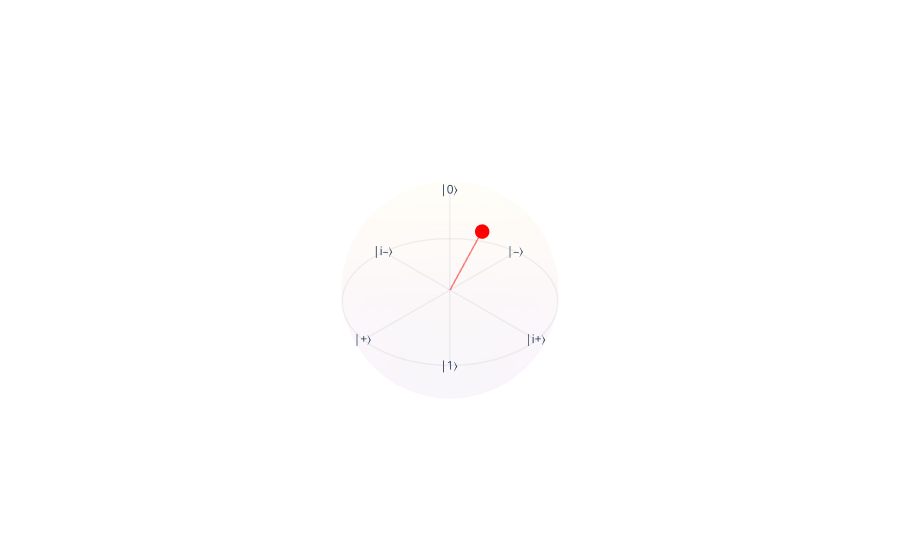

Here is the notebook cell this chart was saved with:
### Markdown cell above
#### Portas Parametrizadas

Além das portas de Pauli e de Hadamard, o Ket oferece também portas de rotação e a porta de fase, que são fundamentais na construção de algoritmos quânticos. As portas de rotação, como {func}`~ket.gates.RX`, {func}`~ket.gates.RY` e {func}`~ket.gates.RZ`, realizam rotações controladas em torno dos eixos X, Y e Z, respectivamente. Essas portas são essenciais para manipular o estado de um qubit de forma controlada e específica. Já a porta de fase, representada por {func}`~ket.gates.PHASE`, aplica uma fase ao estado do qubit. Essas portas também são conhecidas como portas parametrizadas, pois recebem um parâmetro clássico, um número real (float), que controla a operação aplicada pela porta.

A porta {func}`~ket.gates.RZ` e {func}`~ket.gates.PHASE` são equivalentes em termos de fase global, logo não conseguimos diferenciá-las quando olhamos para seu efeito na esfera de Bloch. No entanto, quando usadas em operações controladas, a fase global dessas portas pode gerar diferenças no estado quântico.

A seguir, temos um exemplo que demonstra a aplicação das portas parametrizadas. Recomendamos que você execute este código e experimente alterar a aplicação das portas para entender melhor seu efeito:

### Code cell
# Instanciando um novo do processo quântico
processo = Process()

# Alocação de um qubit
qubits = processo.alloc()

# Aplicação das portas parametrizadas
RX(0.5, qubits)  # Porta de rotação Rx com ângulo de 0.5 radianos
RY(0.2, qubits)  # Porta de rotação Ry com ângulo de 0.2 radianos
RZ(2.3, qubits)  # Porta de rotação Rz com ângulo de 2.3 radianos
PHASE(0.2, qubits)  # Porta de fase com ângulo de 0.2 radianos

bloch_sphere(qubits)  # Mostra o Bloch Sphere

### Figure 1 — Plotly figure (JSON) as saved in the notebook; plotly's stock layout.template omitted (floating-point values rounded to 4 significant figures; data arrays with more than 128 entries replaced by an {"elided": "..."} marker saying what was removed)
{"data": [{"name": "Bloch Sphere", "opacity": 0.02, "showscale": false, "type": "surface", "x": {"elided": "40x20 float values"}, "y": {"elided": "40x20 float values"}, "z": {"elided": "40x20 float values"}}, {"marker": {"color": "red", "size": 5}, "mode": "markers", "name": "qubit", "type": "scatter3d", "x": [0.1472], "y": [0.4884], "z": [0.8601]}, {"line": {"color": "red", "width": 3}, "mode": "lines", "name": "qubit line", "opacity": 0.5, "type": "scatter3d", "x": [0, 0.1472], "y": [0, 0.4884], "z": [0, 0.8601]}, {"line": {"color": "gray", "width": 3}, "mode": "lines", "name": "Equator", "opacity": 0.1, "type": "scatter3d", "x": [1, 0.998, 0.992, 0.9819, 0.9679, 0.9501, 0.9284, 0.9029, 0.8738, 0.8413, 0.8053, 0.766, 0.7237, 0.6785, 0.6306, 0.5801, 0.5272, 0.4723, 0.4154, 0.3569, 0.2969, 0.2358, 0.1736, 0.1108, 0.04758, -0.01587, -0.07925, -0.1423, -0.2048, -0.2665, -0.3271, -0.3863, -0.4441, -0.5, -0.5539, -0.6056, -0.6549, -0.7015, -0.7453, -0.7861, -0.8237, -0.858, -0.8888, -0.9161, -0.9397, -0.9595, -0.9754, -0.9874, -0.9955, -0.9995, -0.9995, -0.9955, -0.9874, -0.9754, -0.9595, -0.9397, -0.9161, -0.8888, -0.858, -0.8237, -0.7861, -0.7453, -0.7015, -0.6549, -0.6056, -0.5539, -0.5, -0.4441, -0.3863, -0.3271, -0.2665, -0.2048, -0.1423, -0.07925, -0.01587, 0.04758, 0.1108, 0.1736, 0.2358, 0.2969, 0.3569, 0.4154, 0.4723, 0.5272, 0.5801, 0.6306, 0.6785, 0.7237, 0.766, 0.8053, 0.8413, 0.8738, 0.9029, 0.9284, 0.9501, 0.9679, 0.9819, 0.992, 0.998, 1], "y": [0, 0.06342, 0.1266, 0.1893, 0.2511, 0.312, 0.3717, 0.4298, 0.4862, 0.5406, 0.5929, 0.6428, 0.6901, 0.7346, 0.7761, 0.8146, 0.8497, 0.8815, 0.9096, 0.9341, 0.9549, 0.9718, 0.9848, 0.9938, 0.9989, 0.9999, 0.9969, 0.9898, 0.9788, 0.9638, 0.945, 0.9224, 0.896, 0.866, 0.8326, 0.7958, 0.7557, 0.7127, 0.6668, 0.6182, 0.5671, 0.5137, 0.4582, 0.4009, 0.342, 0.2817, 0.2203, 0.158, 0.09506, 0.03173, -0.03173, -0.09506, -0.158, -0.2203, -0.2817, -0.342, -0.4009, -0.4582, -0.5137, -0.5671, -0.6182, -0.6668, -0.7127, -0.7557, -0.7958, -0.8326, -0.866, -0.896, -0.9224, -0.945, -0.9638, -0.9788, -0.9898, -0.9969, -0.9999, -0.9989, -0.9938, -0.9848, -0.9718, -0.9549, -0.9341, -0.9096, -0.8815, -0.8497, -0.8146, -0.7761, -0.7346, -0.6901, -0.6428, -0.5929, -0.5406, -0.4862, -0.4298, -0.3717, -0.312, -0.2511, -0.1893, -0.1266, -0.06342, -2.449e-16], "z": [0, 0, 0, 0, 0, 0, 0, 0, 0, 0, 0, 0, 0, 0, 0, 0, 0, 0, 0, 0, 0, 0, 0, 0, 0, 0, 0, 0, 0, 0, 0, 0, 0, 0, 0, 0, 0, 0, 0, 0, 0, 0, 0, 0, 0, 0, 0, 0, 0, 0, 0, 0, 0, 0, 0, 0, 0, 0, 0, 0, 0, 0, 0, 0, 0, 0, 0, 0, 0, 0, 0, 0, 0, 0, 0, 0, 0, 0, 0, 0, 0, 0, 0, 0, 0, 0, 0, 0, 0, 0, 0, 0, 0, 0, 0, 0, 0, 0, 0, 0]}, {"line": {"color": "gray", "width": 3}, "mode": "lines", "name": "x line", "opacity": 0.1, "type": "scatter3d", "x": [1, -1], "y": [0, 0], "z": [0, 0]}, {"line": {"color": "gray", "width": 3}, "mode": "lines", "name": "y line", "opacity": 0.1, "type": "scatter3d", "x": [0, 0], "y": [1, -1], "z": [0, 0]}, {"line": {"color": "gray", "width": 3}, "mode": "lines", "name": "z line", "opacity": 0.1, "type": "scatter3d", "x": [0, 0], "y": [0, 0], "z": [1, -1]}, {"mode": "text", "name": "|0⟩", "text": ["|0⟩"], "textposition": "middle center", "type": "scatter3d", "x": [0], "y": [0], "z": [1]}, {"mode": "text", "name": "|1⟩", "text": ["|1⟩"], "textposition": "middle center", "type": "scatter3d", "x": [0], "y": [0], "z": [-1]}, {"mode": "text", "name": "|+⟩", "text": ["|+⟩"], "textposition": "middle center", "type": "scatter3d", "x": [1], "y": [0], "z": [0]}, {"mode": "text", "name": "|‒⟩", "text": ["|‒⟩"], "textposition": "middle center", "type": "scatter3d", "x": [-1], "y": [0], "z": [0]}, {"mode": "text", "name": "|i+⟩", "text": ["|i+⟩"], "textposition": "middle center", "type": "scatter3d", "x": [0], "y": [1], "z": [0]}, {"mode": "text", "name": "|i‒⟩", "text": ["|i‒⟩"], "textposition": "middle center", "type": "scatter3d", "x": [0], "y": [-1], "z": [0]}], "layout": {"scene": {"aspectmode": "cube", "xaxis": {"range": [-1, 1], "showbackground": false, "showgrid": false, "visible": false}, "yaxis": {"range": [-1, 1], "showbackground": false, "showgrid": false, "visible": false}, "zaxis": {"range": [-1, 1], "showbackground": false, "showgrid": false, "visible": false}}, "showlegend": false}}
